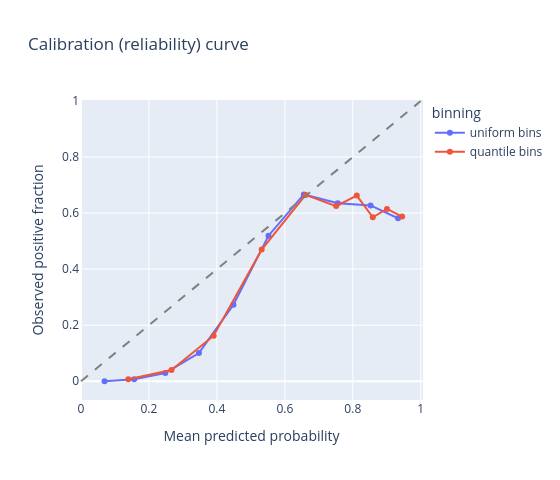

The notebook cell saved with this chart:
### Code cell
# Tag each binning strategy and concat — plotly.express draws both in one call.
cal = pl.concat([
    uniform.with_columns(binning=pl.lit("uniform bins")),
    quantile.with_columns(binning=pl.lit("quantile bins")),
])
fig = px.line(
    cal, x="prob_pred", y="prob_true", color="binning", markers=True,
    title="Calibration (reliability) curve",
    labels={"prob_pred": "Mean predicted probability",
            "prob_true": "Observed positive fraction"},
)
fig.add_shape(type="line", x0=0, y0=0, x1=1, y1=1, line=dict(dash="dash", color="gray"))
fig.update_layout(width=560, height=480)
fig

### Figure 1 — Plotly figure (JSON) as saved in the notebook; plotly's stock layout.template omitted (floating-point values rounded to 4 significant figures)
{"data": [{"hovertemplate": "binning=uniform bins<br>Mean predicted probability=%{x}<br>Observed positive fraction=%{y}<extra></extra>", "legendgroup": "uniform bins", "line": {"color": "#636efa", "dash": "solid"}, "marker": {"symbol": "circle"}, "mode": "lines+markers", "name": "uniform bins", "orientation": "v", "showlegend": true, "type": "scatter", "x": [0.06927, 0.1564, 0.2481, 0.3471, 0.4487, 0.5519, 0.6559, 0.7558, 0.8523, 0.933], "xaxis": "x", "y": [0.0, 0.007326, 0.02959, 0.1006, 0.2734, 0.5193, 0.6667, 0.6352, 0.6276, 0.5817], "yaxis": "y"}, {"hovertemplate": "binning=quantile bins<br>Mean predicted probability=%{x}<br>Observed positive fraction=%{y}<extra></extra>", "legendgroup": "quantile bins", "line": {"color": "#EF553B", "dash": "solid"}, "marker": {"symbol": "circle"}, "mode": "lines+markers", "name": "quantile bins", "orientation": "v", "showlegend": true, "type": "scatter", "x": [0.1392, 0.2664, 0.3905, 0.5318, 0.6611, 0.7509, 0.8118, 0.8588, 0.9006, 0.9451], "xaxis": "x", "y": [0.0075, 0.04, 0.1625, 0.47, 0.665, 0.625, 0.6625, 0.585, 0.615, 0.5875], "yaxis": "y"}], "layout": {"height": 480, "legend": {"title": {"text": "binning"}, "tracegroupgap": 0}, "shapes": [{"line": {"color": "gray", "dash": "dash"}, "type": "line", "x0": 0, "x1": 1, "y0": 0, "y1": 1}], "title": {"text": "Calibration (reliability) curve"}, "width": 560, "xaxis": {"anchor": "y", "domain": [0.0, 1.0], "title": {"text": "Mean predicted probability"}}, "yaxis": {"anchor": "x", "domain": [0.0, 1.0], "title": {"text": "Observed positive fraction"}}}}
